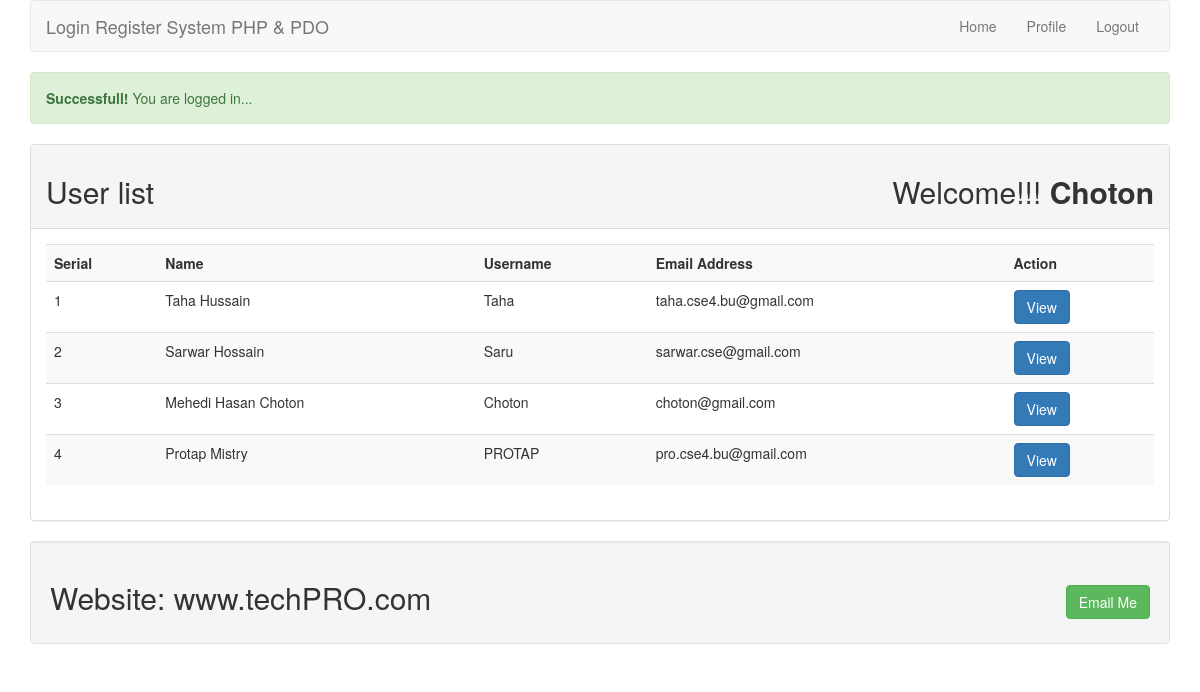
Page /index.php (signed in) on the committed database.
### tables this page shows
CREATE TABLE `users` (
  `id` int(11) NOT NULL,
  `name` varchar(255) NOT NULL,
  `username` varchar(255) NOT NULL,
  `email` varchar(255) NOT NULL,
  `password` varchar(255) NOT NULL
);

### lib/Session.php (called while the page is built, shortened)
<?php
class Session
{
	public static function get($key)
	{
		if(isset($_SESSION[$key]))
		{
		    return $_SESSION[$key];
		}
		else
		{
			return false;
		}
	}
}
?>

### lib/User.php (called while the page is built, shortened)
<?php
include_once 'Session.php';
include 'Database.php';
class User
{
	private $table= "users";
	public function getUserData()
	{
		$sql= "select * from $this->table order by id desc";
		$query= dbConnection::myPrepareMethod($sql);
		$query->execute();
		$result= $query->fetchAll();
		return $result;
	}
}
?>

### lib/Database.php (called while the page is built, shortened)
<?php
	class dbConnection{
		private static $pdo;
		public static function getDatabase(){
			if(!isset(self::$pdo)){
				try{
					self::$pdo= new PDO('mysql: host='.db_host.'; dbname='.db_name, db_user, db_pass);
				}
				catch(PDOException $e){
					echo $e->getMessage();
				}
			}
			return self::$pdo;
		}
		public static function myPrepareMethod($sql){
			return self::getDatabase()->prepare($sql);
		}
	}
?>

### index.php (the view, shortened to what this page needs)
<?php
  include 'inc/header.php';
  include 'lib/user.php';
?>
<?php
	$loginmsg= Session::get("loginmsg");
	if(isset($loginmsg))
	{
		echo $loginmsg;
	}
?>
		<div class="panel panel-default">
		    <div class="panel-heading">
			    <h2> User list <span class="pull-right">
					    Welcome!!!
					<strong>
					<?php
                        $name= Session::get('username');
                        if(isset($name))
						{
							echo $name;
						}
					?>
					</strong>
				</span>
				</h2>
			</div>
			<div class="panel-body">
				<table class="table table-striped">
				    <th> Serial </th>
					<th> Name </th>
					<th> Username </th>
					<th> Email Address </th>
					<th> Action </th>
					<?php
						$user= new User();
						$userdata= $user->getUserData();
						if($userdata)
						{
							$i=0;
							foreach($userdata as $sdata)
							{
							$i++;
					?>
					<tr>
	                   <td><?php echo $i; ?></td>
					   <td><?php echo $sdata['name']; ?></td>
					   <td><?php echo $sdata['username']; ?></td>
					   <td><?php echo $sdata['email']; ?></td>
					   <td>
					   <a  class="btn btn-primary" href="profile.php?id=<?php echo $sdata['id']; ?>">
					     View
					   </a>
					   </td>
					</tr>
					<?php }}
					else
					{
						?>
						<tr>
						   <td colspan="5"> <h2> No user data found...</h2> </td>
						</tr>
					<?php }
					?>
				</table>
			</div>
		</div>
<?php include 'inc/footer.php';	?>

### rows in the picture
users: name "Taha Hussain", username "Taha", email "taha.cse4.bu@gmail.com"
users: name "Sarwar Hossain", username "Saru", email "sarwar.cse@gmail.com"
users: name "Mehedi Hasan Choton", username "Choton", email "choton@gmail.com"
users: name "Protap Mistry", username "PROTAP", email "pro.cse4.bu@gmail.com"

### other values in the picture
$loginmsg "Successfull! You are logged in..."
$name "Choton"
